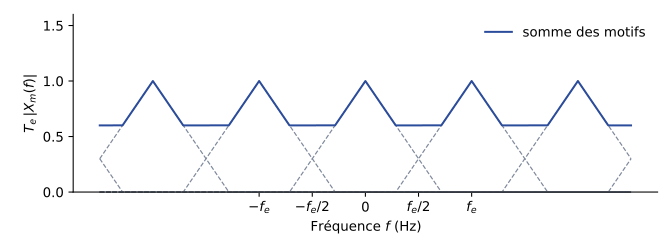

Source code (Python):
"""TSIG1 ch. 1 — Repliement spectral (fe < 2 fmax).
D'après les notes de cours [notes, f. 2 v°], redessinée. fmax = 1, fe = 1,4 ; somme des motifs en trait plein."""
import numpy as np
import matplotlib
matplotlib.use("Agg")
import matplotlib.pyplot as plt
plt.rcParams.update({"font.family": "sans-serif", "font.size": 10, "svg.fonttype": "none"})

fmax, fe = 1.0, 1.4
f = np.linspace(-3.5, 3.5, 2001)
tri = lambda g: np.clip(1 - np.abs(g) / fmax, 0, None)
fig, a = plt.subplots(figsize=(7, 2.6))
tot = np.zeros_like(f)
for k in range(-4, 5):
    a.plot(f, tri(f - k * fe), color="#7E889B", ls="--", lw=0.9)
    tot += tri(f - k * fe)
a.plot(f, tot, color="#2B4C9B", label="somme des motifs")
a.set_xticks([-fe, -fe / 2, 0, fe / 2, fe])
a.set_xticklabels([r"$-f_e$", r"$-f_e/2$", "0", r"$f_e/2$", r"$f_e$"])
a.set_xlabel("Fréquence $f$ (Hz)"); a.set_ylabel(r"$T_e\,|X_m(f)|$")
a.set_ylim(0, 1.6); a.legend(frameon=False, loc="upper right")
a.spines[["top", "right"]].set_visible(False)
fig.tight_layout(); fig.savefig("01-repliement-spectral.svg")
